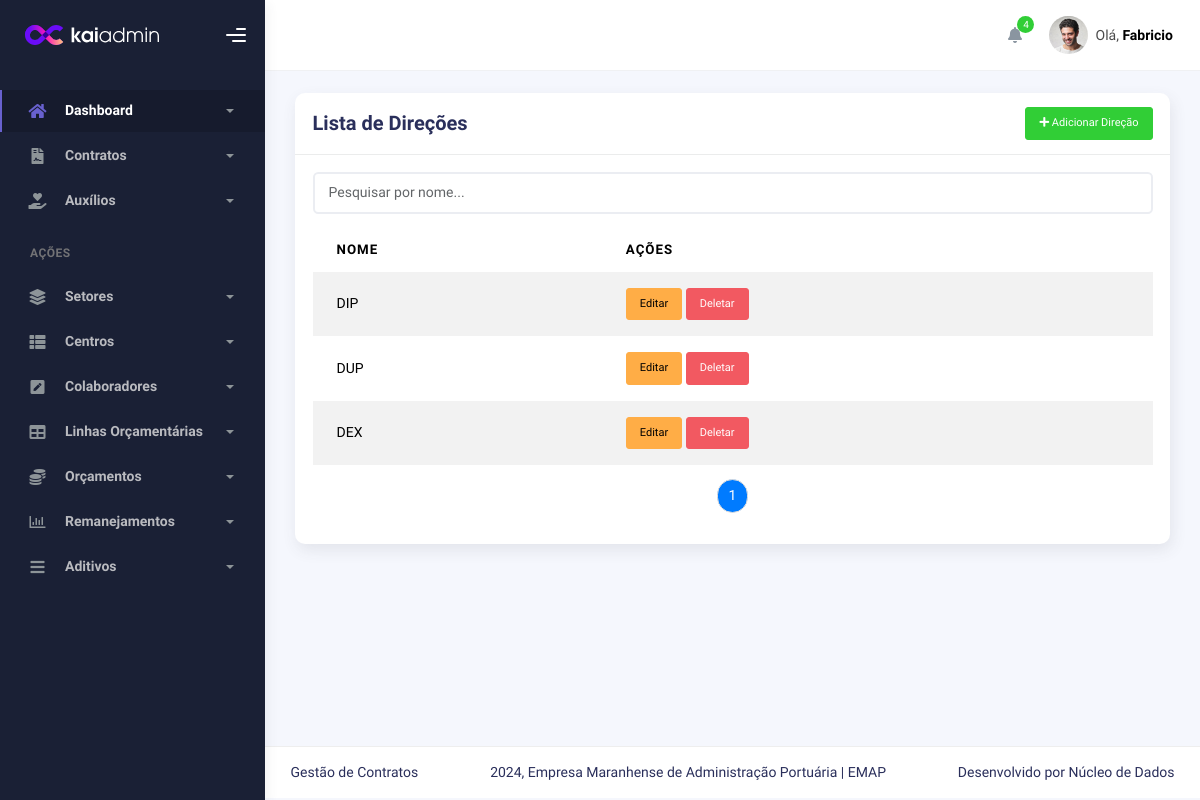
Screenshot of /setores/listardirecoes/ with the database file from the repository.
### sectors/models.py (models this page shows, shortened)
class Direcao(models.Model):
    nome = models.CharField(max_length=100,unique=True)
    class Meta:
        verbose_name = 'Direção'
        verbose_name_plural = 'Direções'

### sectors/views.py (the view)
# urls.py: path('listardirecoes/', DirecaoListView.as_view(), name='direcao_list'),
class DirecaoListView(ListView):
    model = Direcao
    template_name = 'direcao_list.html'
    context_object_name = 'direcoes'
    def get_queryset(self):
        query = self.request.GET.get('search')
        if query:
            return Direcao.objects.filter(nome__icontains=query)
        return Direcao.objects.all()
    paginate_by = 5

### sectors/templates/direcao_list.html (shortened to what this page needs)
{% extends 'index.html' %}
{% block 'conteudo' %}
<div class="container">
    <div class="page-inner">
        <div class="row">
            <div class="col-md-12">
                <div class="card">
                    <div class="card-header d-flex justify-content-between align-items-center">
                        <h4 class="card-title">Lista de Direções</h4>
                        <a href="{% url 'direcao_create' %}" class="btn btn-success btn-sm">
                            <i class="fas fa-plus"></i> Adicionar Direção
                        </a>
                    </div>
                    <div class="card-body">
                        <div class="input-group mb-3">
                            <input type="text" id="searchInput" class="form-control" placeholder="Pesquisar por nome...">
                        </div>
                        <table class="table table-striped">
                            <thead>
                                <tr>
                                    <th>Nome</th>
                                    <th>Ações</th>
                                </tr>
                            </thead>
                            <tbody id="direcaoTable">
                                {% for direcao in page_obj %}
                                <tr>
                                    <td>{{ direcao.nome }}</td>
                                    <td>
                                        <a href="{% url 'direcao_update' direcao.pk %}" class="btn btn-warning btn-sm">Editar</a>
                                        <a href="{% url 'direcao_delete' direcao.pk %}" class="btn btn-danger btn-sm">Deletar</a>
                                    </td>
                                </tr>
                                {% empty %}
                                <tr>
                                    <td colspan="2" class="text-center">Nenhuma direção encontrada.</td>
                                </tr>
                                {% endfor %}
                            </tbody>
                        </table>
                        <nav>
                            <ul class="pagination justify-content-center">
                                {% for num in page_obj.paginator.page_range %}
                                    {% if page_obj.number == num %}
                                        <li class="page-item active"><span class="page-link" style="background-color: #007bff; color: white;">{{ num }}</span></li>
                                    {% else %}
                                        <li class="page-item"><a class="page-link" href="?page={{ num }}">{{ num }}</a></li>
                                    {% endif %}
                                {% endfor %}
                            </ul>
                        </nav>
                    </div>
                </div>
            </div>
        </div>
    </div>
</div>
{% endblock %}

### rows the page displays
Direcao: nome "DIP"
Direcao: nome "DUP"
Direcao: nome "DEX"

### other values shown
{{ num }} "1"
